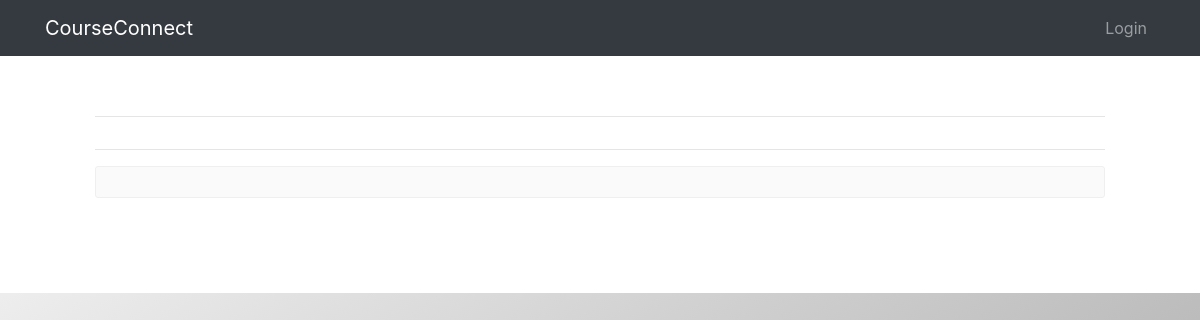
/profile/2, run on an earlier commit of the app's database.
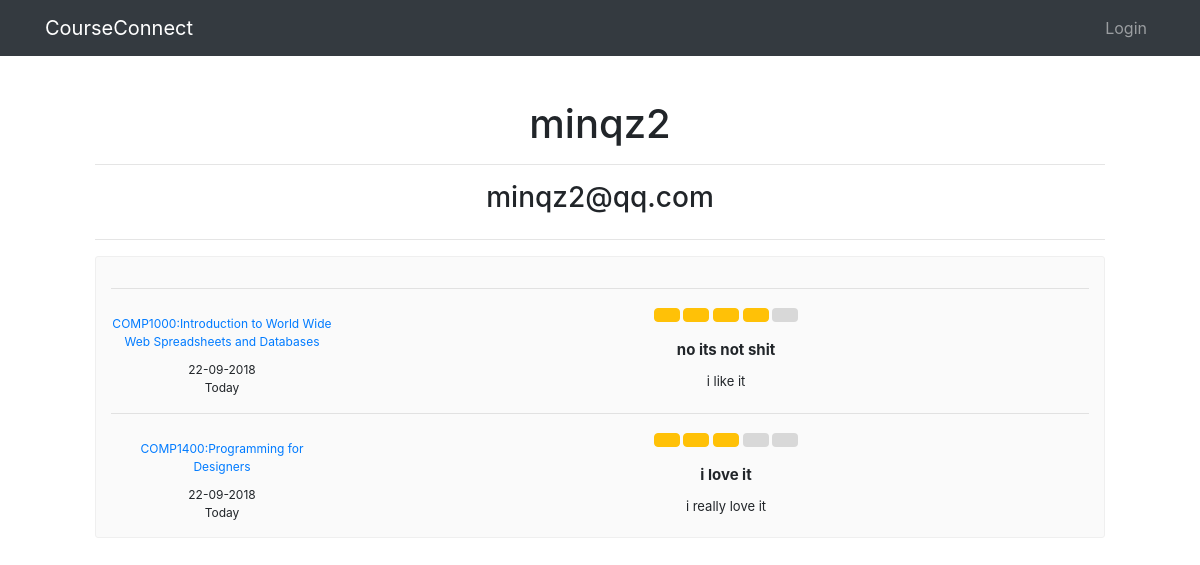
And on a later commit of the database.
### dan/models.py (models this page shows, shortened)
class User(UserMixin, db.Model):
    __tablename__ = "user"
    id = db.Column(db.Integer, primary_key=True)
    username = db.Column(db.String(128), nullable=False, unique=True)
    email = db.Column(db.String(128), nullable=False, unique=True)
    password_hash = db.Column(db.String(128))
    reviews = db.relationship('CourseReview', backref='user', lazy=True)

class CourseReview(db.Model):
    __tablename__ = "coursereview"
    id = db.Column(db.Integer, primary_key=True)
    course_id = db.Column(db.Integer, db.ForeignKey('course.id'))
    user_id = db.Column(db.Integer, db.ForeignKey('user.id'))
    title = db.Column(db.String(128))
    review = db.Column(db.String(128))
    rating = db.Column(db.Integer)
    date = db.Column(db.DateTime, nullable=True)
    user_grade = db.Column(db.Integer)

class Course(db.Model):
    __tablename__ = "course"
    id = db.Column(db.Integer, primary_key=True)
    name = db.Column(db.String(64), nullable=False, unique=False)
    code = db.Column(db.String(16), nullable=False, unique=True)
    rating = db.Column(db.Integer)
    reviews = db.relationship('CourseReview', backref='course', lazy=True)

### dan/views.py (the view)
@app.route('/profile/<int:user_id>', methods=['GET', 'POST'])
def profile_user(user_id):
    user = User.query.get(user_id)
    return render_template('profile.html', user=user)

### dan/templates/profile.html (shortened to what this page needs)
{% extends "layout.html" %}
{% block content %}
    <h1>{{ user.username }}</h1>
    <hr>
    <h3>{{ user.email }}</h3>
    <div class="row">
        <div class="col-sm-12">
            <hr/>
            <div class="review-block">
                {% for review in user.reviews %}
                <hr/>
                <div class="row">
                    <div class="col-sm-3">
                        <div class="review-block-name"><a href="#">{{review.course.code}}:{{review.course.name}}</a></div>
                        <div class="review-block-date">{{review.date.strftime("%d-%m-%Y")}}<br/>Today</div>
                    </div>
                    <div class="col-sm-9">
                        <div class="review-block-rate">
                            {% for i in range(review.course.rating|int) %}
                            <button type="button" class="btn btn-warning btn-xs" aria-label="Left Align">
                            </button>
                            {% endfor %}
                            {% for i in range(5-review.course.rating|int) %}
                            <button type="button" class="btn btn-default btn-grey btn-xs" aria-label="Left Align">
                            </button>
                            {% endfor %}
                        </div>
                        <div class="review-block-title">{{review.title}}</div>
                        <div id="w74" class="review-block-description">{{review.review}}</div>
                    </div>
                </div>
                {% endfor %}
            </div>
        </div>
    </div>
{% endblock %}

### dan/templates/layout.html (shortened to what this page needs)
<!DOCTYPE html>
<html>
<head>
	<link rel="stylesheet" href="https://stackpath.bootstrapcdn.com/bootstrap/4.1.3/css/bootstrap.min.css">
	<link rel="stylesheet" type="text/css" href={{ url_for('static', filename='css/main.css') }}>
	<link rel="stylesheet" type="text/css" href={{ url_for('static', filename='css/card.css') }}>
	<link rel="stylesheet" type="text/css" href={{ url_for('static', filename='css/review.css') }}>
	<link rel="stylesheet" href="https://cdnjs.cloudflare.com/ajax/libs/font-awesome/4.7.0/css/font-awesome.min.css">
</head>
<body>
	<nav class="navbar navbar-expand-sm fixed-top navbar-dark bg-dark">
		<div class="container">
			<a class="navbar-brand" href="/">CourseConnect</a>
			<div class="collapse navbar-collapse" id="navbarNavAltMarkup">
				<div class="navbar-nav ml-auto">
					{% if current_user.is_anonymous %}
						<a class="nav-item nav-link" href="{{ url_for('login') }}">Login</a>
					{% else %}
						<a class="nav-item nav-link" href="{{ url_for('logout') }}">Logout</a>
					{% endif %}
				</div>
			</div>
		</div>
	</nav>
  	<div class="container" id="padtop">
		{% block content %}
		{% endblock %}
    </div>
</body>
</html>

### dan/static/css/main.css (style rules this page uses)
#padtop { padding-top: 30px; }
:root { --input-padding-x: 0.75rem; --input-padding-y: 0.75rem; }
#w74 { word-wrap: break-word; }

### dan/static/css/card.css (style rules this page uses)
html { background-image: linear-gradient(to bottom right, white, #9f9f9f); height: 100%; }
body { text-align: center; padding: 5rem; }

### dan/static/css/review.css (style rules this page uses)
body { padding-top: 70px; }
.btn-grey { background-color:#D8D8D8; color:#FFF; }
.review-block { background-color:#FAFAFA; border:1px solid #EFEFEF; padding:15px; border-radius:3px; margin-bottom:15px; }
.review-block-name { font-size:12px; margin:10px 0; }
.review-block-date { font-size:12px; }
.review-block-rate { font-size:13px; margin-bottom:15px; }
.review-block-title { font-size:15px; font-weight:700; margin-bottom:10px; }
.review-block-description { font-size:13px; }

What changed in the data, as far as the page shows it:
added User: username "minqz2", email "minqz2@qq.com"
added CourseReview: course.code "COMP1000", course.name "Introduction to World Wide Web Spreadsheets and Databases", date "22-09-2018", title "no its not shit", review "i like it"
added CourseReview: course.code "COMP1400", course.name "Programming for Designers", date "22-09-2018", title "i love it", review "i really love it"
